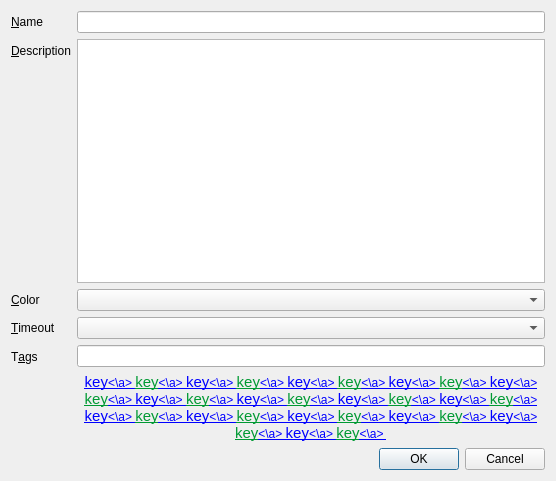
<?xml version="1.0" encoding="UTF-8"?>
<ui version="4.0">
 <class>QnAddCameraBookmarkDialog</class>
 <widget class="QDialog" name="QnAddCameraBookmarkDialog">
  <property name="geometry">
   <rect>
    <x>0</x>
    <y>0</y>
    <width>556</width>
    <height>481</height>
   </rect>
  </property>
  <property name="windowTitle">
   <string>Dialog</string>
  </property>
  <layout class="QVBoxLayout" name="verticalLayout_2">
   <item>
    <layout class="QFormLayout" name="formLayout">
     <property name="fieldGrowthPolicy">
      <enum>QFormLayout::AllNonFixedFieldsGrow</enum>
     </property>
     <item row="0" column="0">
      <widget class="QLabel" name="nameLabel">
       <property name="text">
        <string>&amp;Name</string>
       </property>
       <property name="buddy">
        <cstring>nameLineEdit</cstring>
       </property>
      </widget>
     </item>
     <item row="0" column="1">
      <widget class="QLineEdit" name="nameLineEdit"/>
     </item>
     <item row="1" column="0">
      <widget class="QLabel" name="descriptionLabel">
       <property name="text">
        <string>&amp;Description</string>
       </property>
       <property name="buddy">
        <cstring>descriptionTextEdit</cstring>
       </property>
      </widget>
     </item>
     <item row="1" column="1">
      <widget class="QPlainTextEdit" name="descriptionTextEdit"/>
     </item>
     <item row="2" column="0">
      <widget class="QLabel" name="colorLabel">
       <property name="text">
        <string>&amp;Color</string>
       </property>
       <property name="buddy">
        <cstring>colorComboBox</cstring>
       </property>
      </widget>
     </item>
     <item row="2" column="1">
      <widget class="QComboBox" name="colorComboBox"/>
     </item>
     <item row="3" column="0">
      <widget class="QLabel" name="timeoutLabel">
       <property name="text">
        <string>&amp;Timeout</string>
       </property>
       <property name="buddy">
        <cstring>comboBox</cstring>
       </property>
      </widget>
     </item>
     <item row="3" column="1">
      <widget class="QComboBox" name="comboBox"/>
     </item>
     <item row="4" column="0">
      <widget class="QLabel" name="tagsLabel">
       <property name="text">
        <string>T&amp;ags</string>
       </property>
       <property name="buddy">
        <cstring>tagsLineEdit</cstring>
       </property>
      </widget>
     </item>
     <item row="4" column="1">
      <widget class="QWidget" name="tagsWidget" native="true">
       <layout class="QVBoxLayout" name="verticalLayout">
        <property name="leftMargin">
         <number>0</number>
        </property>
        <property name="topMargin">
         <number>0</number>
        </property>
        <property name="rightMargin">
         <number>0</number>
        </property>
        <property name="bottomMargin">
         <number>0</number>
        </property>
        <item>
         <widget class="QLineEdit" name="tagsLineEdit"/>
        </item>
        <item>
         <widget class="QLabel" name="tagsListLabel">
          <property name="text">
           <string>&lt;html&gt;&lt;body&gt;&lt;center&gt;
&lt;a style=&quot;text-decoration:underline;&quot; href=&quot;key&quot;&gt;&lt;font style=&quot;font-size:15px;&quot;&gt;key&lt;/font&gt;&lt;\a&gt;
&lt;span style=&quot;text-decoration:none;&quot;&gt;  &lt;/span&gt;
 &lt;a style=&quot;text-decoration:underline;&quot; href=&quot;key&quot;&gt;&lt;font style=&quot;font-size:15px;color:#009933&quot;&gt;key&lt;/font&gt;&lt;\a&gt;
&lt;span style=&quot;text-decoration:none;&quot;&gt;  &lt;/span&gt;
&lt;a style=&quot;text-decoration:underline;&quot; href=&quot;key&quot;&gt;&lt;font style=&quot;font-size:15px;&quot;&gt;key&lt;/font&gt;&lt;\a&gt;
&lt;span style=&quot;text-decoration:none;&quot;&gt;  &lt;/span&gt;
 &lt;a style=&quot;text-decoration:underline;&quot; href=&quot;key&quot;&gt;&lt;font style=&quot;font-size:15px;color:#009933&quot;&gt;key&lt;/font&gt;&lt;\a&gt;
&lt;span style=&quot;text-decoration:none;&quot;&gt;  &lt;/span&gt;
&lt;a style=&quot;text-decoration:underline;&quot; href=&quot;key&quot;&gt;&lt;font style=&quot;font-size:15px;&quot;&gt;key&lt;/font&gt;&lt;\a&gt;
&lt;span style=&quot;text-decoration:none;&quot;&gt;  &lt;/span&gt;
 &lt;a style=&quot;text-decoration:underline;&quot; href=&quot;key&quot;&gt;&lt;font style=&quot;font-size:15px;color:#009933&quot;&gt;key&lt;/font&gt;&lt;\a&gt;
&lt;span style=&quot;text-decoration:none;&quot;&gt;  &lt;/span&gt;
&lt;a style=&quot;text-decoration:underline;&quot; href=&quot;key&quot;&gt;&lt;font style=&quot;font-size:15px;&quot;&gt;key&lt;/font&gt;&lt;\a&gt;
&lt;span style=&quot;text-decoration:none;&quot;&gt;  &lt;/span&gt;
 &lt;a style=&quot;text-decoration:underline;&quot; href=&quot;key&quot;&gt;&lt;font style=&quot;font-size:15px;color:#009933&quot;&gt;key&lt;/font&gt;&lt;\a&gt;
&lt;span style=&quot;text-decoration:none;&quot;&gt;  &lt;/span&gt;&lt;a style=&quot;text-decoration:underline;&quot; href=&quot;key&quot;&gt;&lt;font style=&quot;font-size:15px;&quot;&gt;key&lt;/font&gt;&lt;\a&gt;
&lt;span style=&quot;text-decoration:none;&quot;&gt;  &lt;/span&gt;
 &lt;a style=&quot;text-decoration:underline;&quot; href=&quot;key&quot;&gt;&lt;font style=&quot;font-size:15px;color:#009933&quot;&gt;key&lt;/font&gt;&lt;\a&gt;
&lt;span style=&quot;text-decoration:none;&quot;&gt;  &lt;/span&gt;&lt;a style=&quot;text-decoration:underline;&quot; href=&quot;key&quot;&gt;&lt;font style=&quot;font-size:15px;&quot;&gt;key&lt;/font&gt;&lt;\a&gt;
&lt;span style=&quot;text-decoration:none;&quot;&gt;  &lt;/span&gt;
 &lt;a style=&quot;text-decoration:underline;&quot; href=&quot;key&quot;&gt;&lt;font style=&quot;font-size:15px;color:#009933&quot;&gt;key&lt;/font&gt;&lt;\a&gt;
&lt;span style=&quot;text-decoration:none;&quot;&gt;  &lt;/span&gt;&lt;a style=&quot;text-decoration:underline;&quot; href=&quot;key&quot;&gt;&lt;font style=&quot;font-size:15px;&quot;&gt;key&lt;/font&gt;&lt;\a&gt;
&lt;span style=&quot;text-decoration:none;&quot;&gt;  &lt;/span&gt;
 &lt;a style=&quot;text-decoration:underline;&quot; href=&quot;key&quot;&gt;&lt;font style=&quot;font-size:15px;color:#009933&quot;&gt;key&lt;/font&gt;&lt;\a&gt;
&lt;span style=&quot;text-decoration:none;&quot;&gt;  &lt;/span&gt;&lt;a style=&quot;text-decoration:underline;&quot; href=&quot;key&quot;&gt;&lt;font style=&quot;font-size:15px;&quot;&gt;key&lt;/font&gt;&lt;\a&gt;
&lt;span style=&quot;text-decoration:none;&quot;&gt;  &lt;/span&gt;
 &lt;a style=&quot;text-decoration:underline;&quot; href=&quot;key&quot;&gt;&lt;font style=&quot;font-size:15px;color:#009933&quot;&gt;key&lt;/font&gt;&lt;\a&gt;
&lt;span style=&quot;text-decoration:none;&quot;&gt;  &lt;/span&gt;&lt;a style=&quot;text-decoration:underline;&quot; href=&quot;key&quot;&gt;&lt;font style=&quot;font-size:15px;&quot;&gt;key&lt;/font&gt;&lt;\a&gt;
&lt;span style=&quot;text-decoration:none;&quot;&gt;  &lt;/span&gt;
 &lt;a style=&quot;text-decoration:underline;&quot; href=&quot;key&quot;&gt;&lt;font style=&quot;font-size:15px;color:#009933&quot;&gt;key&lt;/font&gt;&lt;\a&gt;
&lt;span style=&quot;text-decoration:none;&quot;&gt;  &lt;/span&gt;&lt;a style=&quot;text-decoration:underline;&quot; href=&quot;key&quot;&gt;&lt;font style=&quot;font-size:15px;&quot;&gt;key&lt;/font&gt;&lt;\a&gt;
&lt;span style=&quot;text-decoration:none;&quot;&gt;  &lt;/span&gt;
 &lt;a style=&quot;text-decoration:underline;&quot; href=&quot;key&quot;&gt;&lt;font style=&quot;font-size:15px;color:#009933&quot;&gt;key&lt;/font&gt;&lt;\a&gt;
&lt;span style=&quot;text-decoration:none;&quot;&gt;  &lt;/span&gt;
&lt;a style=&quot;text-decoration:underline;&quot; href=&quot;key&quot;&gt;&lt;font style=&quot;font-size:15px;&quot;&gt;key&lt;/font&gt;&lt;\a&gt;
&lt;span style=&quot;text-decoration:none;&quot;&gt;  &lt;/span&gt;
 &lt;a style=&quot;text-decoration:underline;&quot; href=&quot;key&quot;&gt;&lt;font style=&quot;font-size:15px;color:#009933&quot;&gt;key&lt;/font&gt;&lt;\a&gt;
&lt;span style=&quot;text-decoration:none;&quot;&gt;  &lt;/span&gt;
&lt;a style=&quot;text-decoration:underline;&quot; href=&quot;key&quot;&gt;&lt;font style=&quot;font-size:15px;&quot;&gt;key&lt;/font&gt;&lt;\a&gt;
&lt;span style=&quot;text-decoration:none;&quot;&gt;  &lt;/span&gt;
 &lt;a style=&quot;text-decoration:underline;&quot; href=&quot;key&quot;&gt;&lt;font style=&quot;font-size:15px;color:#009933&quot;&gt;key&lt;/font&gt;&lt;\a&gt;
&lt;span style=&quot;text-decoration:none;&quot;&gt;  &lt;/span&gt;&lt;a style=&quot;text-decoration:underline;&quot; href=&quot;key&quot;&gt;&lt;font style=&quot;font-size:15px;&quot;&gt;key&lt;/font&gt;&lt;\a&gt;
&lt;span style=&quot;text-decoration:none;&quot;&gt;  &lt;/span&gt;
 &lt;a style=&quot;text-decoration:underline;&quot; href=&quot;key&quot;&gt;&lt;font style=&quot;font-size:15px;color:#009933&quot;&gt;key&lt;/font&gt;&lt;\a&gt;
&lt;span style=&quot;text-decoration:none;&quot;&gt;  &lt;/span&gt;&lt;a style=&quot;text-decoration:underline;&quot; href=&quot;key&quot;&gt;&lt;font style=&quot;font-size:15px;&quot;&gt;key&lt;/font&gt;&lt;\a&gt;
&lt;span style=&quot;text-decoration:none;&quot;&gt;  &lt;/span&gt;
 &lt;a style=&quot;text-decoration:underline;&quot; href=&quot;key&quot;&gt;&lt;font style=&quot;font-size:15px;color:#009933&quot;&gt;key&lt;/font&gt;&lt;\a&gt;
&lt;span style=&quot;text-decoration:none;&quot;&gt;  &lt;/span&gt;&lt;a style=&quot;text-decoration:underline;&quot; href=&quot;key&quot;&gt;&lt;font style=&quot;font-size:15px;&quot;&gt;key&lt;/font&gt;&lt;\a&gt;
&lt;span style=&quot;text-decoration:none;&quot;&gt;  &lt;/span&gt;
 &lt;a style=&quot;text-decoration:underline;&quot; href=&quot;key&quot;&gt;&lt;font style=&quot;font-size:15px;color:#009933&quot;&gt;key&lt;/font&gt;&lt;\a&gt;
&lt;span style=&quot;text-decoration:none;&quot;&gt;  &lt;/span&gt;
&lt;/center&gt;&lt;/body&gt;&lt;/html&gt;</string>
          </property>
          <property name="wordWrap">
           <bool>true</bool>
          </property>
         </widget>
        </item>
       </layout>
      </widget>
     </item>
    </layout>
   </item>
   <item>
    <widget class="QDialogButtonBox" name="buttonBox">
     <property name="orientation">
      <enum>Qt::Horizontal</enum>
     </property>
     <property name="standardButtons">
      <set>QDialogButtonBox::Cancel|QDialogButtonBox::Ok</set>
     </property>
    </widget>
   </item>
  </layout>
 </widget>
 <tabstops>
  <tabstop>nameLineEdit</tabstop>
  <tabstop>descriptionTextEdit</tabstop>
  <tabstop>colorComboBox</tabstop>
  <tabstop>comboBox</tabstop>
  <tabstop>buttonBox</tabstop>
 </tabstops>
 <resources/>
 <connections/>
</ui>
